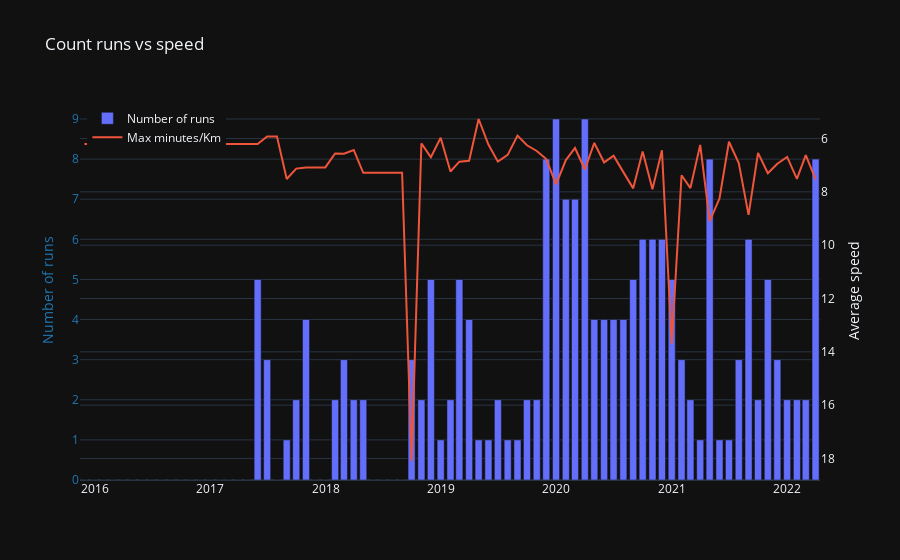

Here is the notebook cell this chart was saved with:
### Code cell
import plotly.graph_objects as go

fig = go.Figure()

fig.add_trace(go.Bar(x=running_df.index, y=running_df.number_of_runs, name="Number of runs", yaxis='y'))
fig.add_trace(go.Scatter(x=running_df.index, y=running_df.avg_speed_running_trip, name="Max minutes/Km", yaxis="y2"))

# Create axis objects
fig.update_layout(xaxis=dict(domain=[0.5, 0.5]),
	yaxis=dict(
		title="Number of runs",
		titlefont=dict(color="#1f77b4"),
		tickfont=dict(color="#1f77b4")),
	yaxis2=dict(title="Average speed", overlaying="y", side="right", position=1, autorange="reversed"))

fig.update_layout(title_text="Monthly run counts and max pace", width=900)
fig.update_layout(legend=dict(yanchor="top", y=0.99, xanchor="left", x=0.01), legend_title_text=None)

fig.show()
